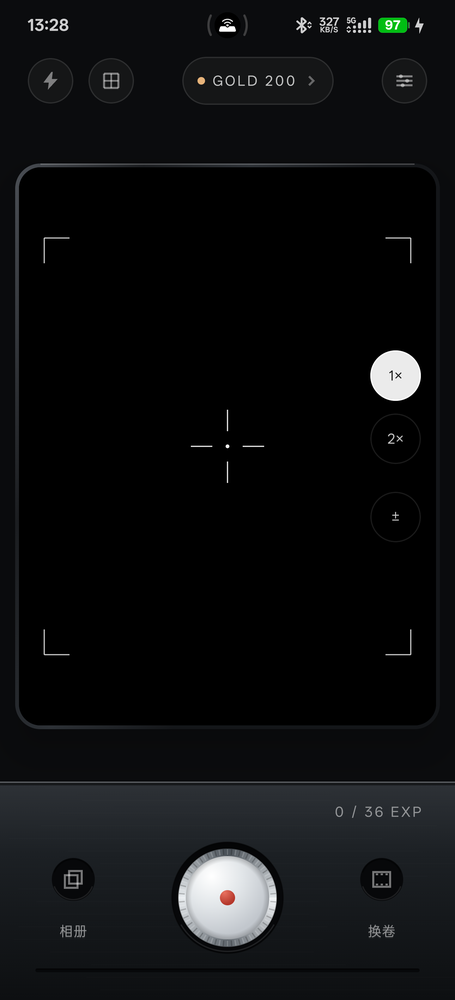
#> input picture docs/screenshots/2026-10-21-restored-dark-ui.png, 455 x 1000 px, shrunk from 1440 x 3168 before the run, found by its file name
$ python measure_real.py
#> lines starting #> are read from the running program, lines starting #| are printed output that depends on the picture; after the words box and inside, x2 and y2 are one past the last pixel; in counts of white or black regions, pixels touching at a corner belong together; long printed decimals are rounded
# -*- coding: utf-8 -*-
"""从主人 2026-10-21 真机截图里量真实布局比例（不是猜）。"""
from PIL import Image
import numpy as np

p = r"D:\Android\pocket ccd\docs\screenshots\2026-10-21-restored-dark-ui.png"
im = Image.open(p).convert("RGB")
W, H = im.size
#> W = 455; H = 1000
a = np.asarray(im).astype(np.int16)
print("size", W, H, "ratio", round(W / H, 4))
#| size 455 1000 ratio 0.455

gray = a.mean(axis=2)

# 每 16 行平均亮度，找结构性亮/暗带
rows = gray.mean(axis=1)
#> rows = 1000 values, max 88.33 at index 782, min 1.2 at index 544, mean 15.02
print("\n-- row brightness (y, y/H, mean) every 1/60 --")
for i in range(0, 61):
    y = min(H - 1, int(H * i / 60))
    print(f"{y:5d} {i/60:5.3f} {rows[y]:7.1f}")
#> this loop made 61 passes
#|     0 0.000    12.3
#|    16 0.017    11.5
#|    33 0.033    12.2
#|    50 0.050    12.3
#|    66 0.067    18.3
#|    83 0.083    29.8
#|   100 0.100    17.6
#|   116 0.117    12.3
#> (further printed lines are left out)

# 白色高亮元素：pill / 快门面 / 文字
bright = (gray > 200)
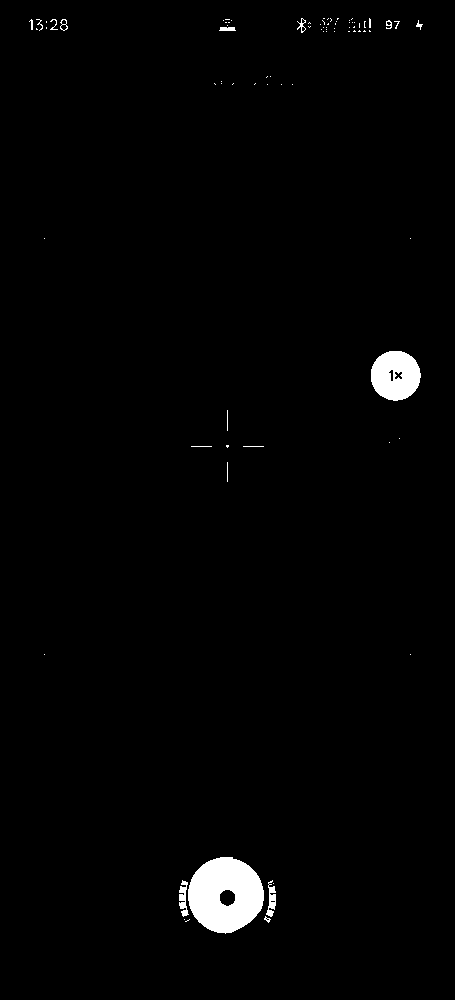
#> bright: shape (1000, 455) bool; 1.6% white; 81 white regions (64 under 20 px), largest, box (x1, y1, x2, y2) and area: (188, 857, 264, 934) 4284, (371, 351, 421, 401) 1906, (179, 880, 189, 917) 207
ys = np.where(bright.any(axis=1))[0]
#> ys = 195 values from 18 to 933
print("\nbright rows range", ys.min(), ys.max())
#| bright rows range 18 933

# pill: 顶部 200 行内的白色连通区域
top = bright[:int(H * 0.12)]
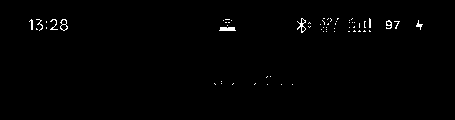
#> top: shape (120, 455) bool; 0.78% white in thin lines or dots, all inside (x1, y1, x2, y2) = (29, 18, 423, 85)
cols = np.where(top.any(axis=0))[0]
#> cols = 115 values from 29 to 422
if len(cols):
    print("top bright cols", cols.min(), cols.max())
#| top bright cols 29 422
    ytop = np.where(top.any(axis=1))[0]
#> ytop = 20 values from 18 to 84
    print("top bright rows", ytop.min(), ytop.max())
#| top bright rows 18 84

# 快门面：底部 45% 内的大块亮区
bottom = bright[int(H * 0.55):]
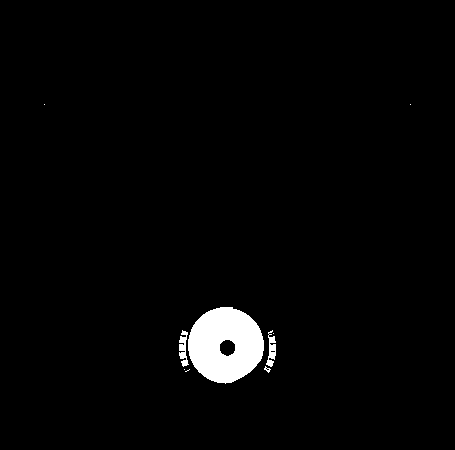
#> bottom: shape (450, 455) bool; 2.3% white; 9 white regions (5 under 20 px), largest, box (x1, y1, x2, y2) and area: (188, 307, 264, 384) 4284, (179, 330, 189, 367) 207, (266, 330, 276, 367) 195, (264, 366, 271, 373) 21
ys2, xs2 = np.where(bottom)
#> ys2 = 4716 values from 104 to 383; xs2 = 4716 values, max 410 at index 1, min 44 at index 0, mean 225.2
if len(ys2):
    print("bottom-bright bbox x", xs2.min(), xs2.max(), "y", ys2.min() + int(H * 0.55), ys2.max() + int(H * 0.55))
#| bottom-bright bbox x 44 410 y 654 933

# 红色快门点
red = (a[:, :, 0] > 120) & (a[:, :, 1] < 110) & (a[:, :, 2] < 100) & (a[:, :, 0] - a[:, :, 1] > 60)
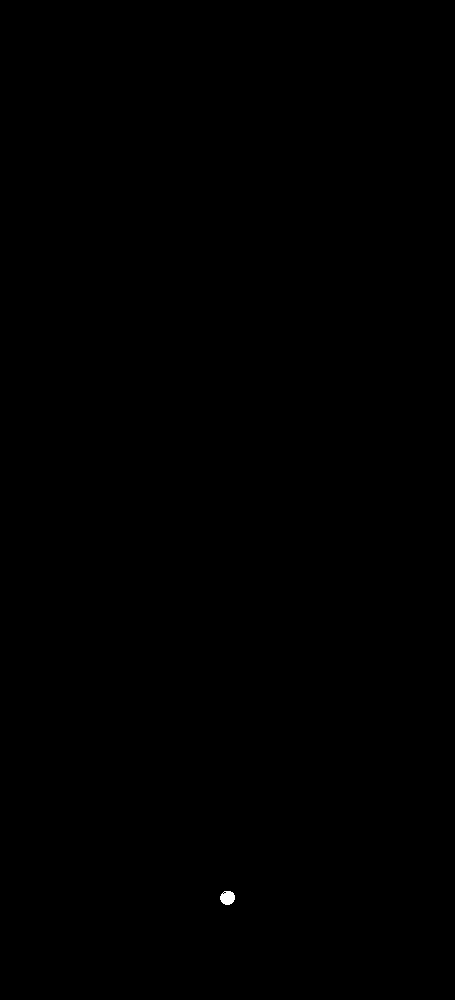
#> red: shape (1000, 455) bool; 0.04% white; 1 white region, box (x1, y1, x2, y2) and area: (220, 891, 235, 905) 164
ys3, xs3 = np.where(red)
#> ys3 = 164 values from 891 to 904; xs3 = 164 values, max 234 at index 52, min 220 at index 53, mean 227.2
if len(ys3):
    print("red dot bbox x", xs3.min(), xs3.max(), "y", ys3.min(), ys3.max(), "center", (xs3.mean() / W, ys3.mean() / H))
#| red dot bbox x 220 234 y 891 904 center (0.4993, 0.8974)

# 金色元素
gold = (a[:, :, 0] > 150) & (a[:, :, 1] > 110) & (a[:, :, 2] > 60) & (a[:, :, 0] - a[:, :, 2] > 40)
#> gold: shape (1000, 455) bool; 0.01% white; 9 white regions (8 under 20 px), largest, box (x1, y1, x2, y2) and area: (198, 77, 205, 84) 42
ysg, xsg = np.where(gold)
#> ysg = 61 values from 77 to 903; xsg = 61 values, max 234 at index 53, min 198 at index 3, mean 208.7
if len(ysg):
    print("gold pixels", len(ysg), "y range", ysg.min(), ysg.max())
#| gold pixels 61 y range 77 903

# 面板顶边：从 55% 往下找第一处亮度台阶
base = rows[int(H * 0.5):int(H * 0.6)].mean()
#> base = 1.38
for y in range(int(H * 0.5), int(H * 0.95)):
    if rows[y] > base + 8:
        print("panel-ish step at y", y, "ratio", round(y / H, 4), "row", round(rows[y], 1), "base", round(base, 1))
        break
#> this loop made 155 passes
#| panel-ish step at y 654 ratio 0.654 row 21.7 base 1.4

# 取景窗边界：中段最暗的宽行
mid = gray[int(H * 0.2):int(H * 0.5)]
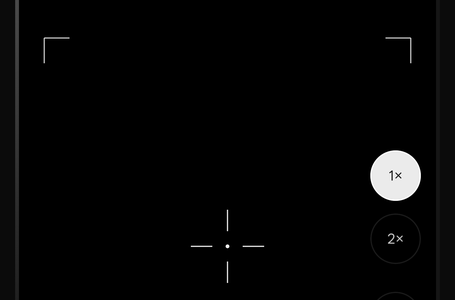
#> mid: shape (300, 455) float64; min 0, max 255, mean 5.3
darkcols = np.where((mid < 12).any(axis=0))[0]
#> darkcols = 447 values from 0 to 454
print("dark window cols", darkcols.min(), darkcols.max(), "-> dp width ratio", round((darkcols.max() - darkcols.min()) / W, 4))
#| dark window cols 0 454 -> dp width ratio 0.9978
darkrows = np.where((gray[:, int(W * 0.45):int(W * 0.55)] < 12).any(axis=1))[0]
#> darkrows = 667 values from 12 to 971
print("dark window rows", darkrows.min(), darkrows.max())
#| dark window rows 12 971

$ run again, with docs/screenshots/2026-10-19-film-ui-v2.png copied over docs/screenshots/2026-10-21-restored-dark-ui.png
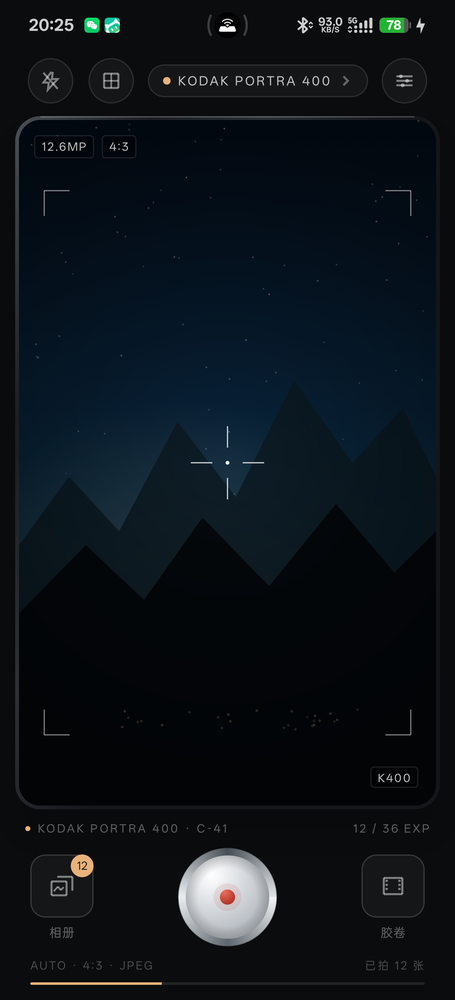
#> input picture docs/screenshots/2026-10-19-film-ui-v2.png, 455 x 1000 px, shrunk from 1440 x 3168 before the run, found by its file name
#| size 455 1000 ratio 0.455
#> rows = 1000 values, max 81.05 at index 983, min 4.77 at index 765, mean 18.97
#> the loop `for i in range(0, 61):` made 61 passes
#|     0 0.000    12.3
#|    16 0.017    11.3
#|    33 0.033    11.9
#|    50 0.050    12.3
#|    66 0.067    18.9
#> (further printed lines are left out)
#> `bright = (gray > 200)`:
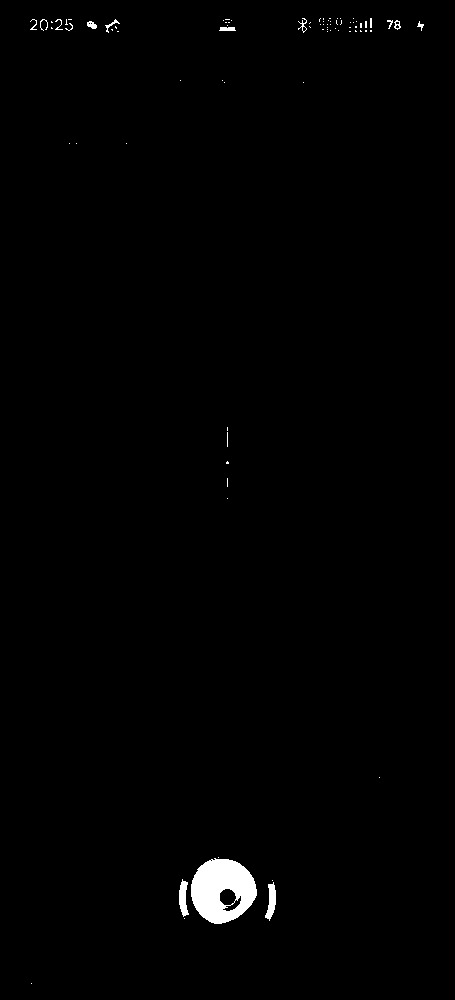
#> bright: shape (1000, 455) bool; 0.9% white; 81 white regions (67 under 20 px), largest, box (x1, y1, x2, y2) and area: (191, 858, 257, 924) 3008, (265, 882, 276, 921) 242, (179, 879, 189, 917) 239
#> ys = 119 values from 18 to 983
#| bright rows range 18 983
#> top: shape (120, 455) bool; 1% white in thin lines or dots, all inside (x1, y1, x2, y2) = (30, 18, 424, 83)
#> cols = 132 values from 30 to 423
#| top bright cols 30 423
#> ytop = 17 values from 18 to 82
#| top bright rows 18 82
#> bottom: shape (450, 455) bool; 1.7% white; 8 white regions (5 under 20 px), largest, box (x1, y1, x2, y2) and area: (191, 308, 257, 374) 3008, (265, 332, 276, 371) 242, (179, 329, 189, 367) 239
#> ys2 = 3494 values from 227 to 433; xs2 = 3494 values, max 379 at index 0, min 31 at index 3493, mean 222.4
#| bottom-bright bbox x 31 379 y 777 983
#> red: shape (1000, 455) bool; 0.04% white; 1 white region, box (x1, y1, x2, y2) and area: (220, 890, 235, 905) 169
#> ys3 = 169 values from 890 to 904; xs3 = 169 values, max 234 at index 65, min 220 at index 51, mean 227.1
#| red dot bbox x 220 234 y 890 904 center (0.4991, 0.8967)
#> gold: shape (1000, 455) bool; 0.18% white; 16 white regions (13 under 20 px), largest, box (x1, y1, x2, y2) and area: (30, 982, 162, 985) 393, (71, 855, 93, 877) 364, (163, 77, 170, 84) 41
#> ysg = 839 values from 77 to 984; xsg = 839 values, max 234 at index 435, min 25 at index 47, mean 95.09
#| gold pixels 839 y range 77 984
#> base = 15.73
#> the loop `for y in range(int(H * 0.5), int(H * 0.95)):` made 1 pass
#| panel-ish step at y 500 ratio 0.5 row 24.3 base 15.7
#> `mid = gray[int(H * 0.2):int(H * 0.5)]`:
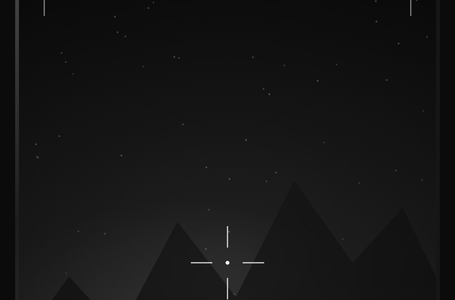
#> mid: shape (300, 455) float64; min 4.33, max 255, mean 21.2
#> darkcols = 198 values from 0 to 454
#| dark window cols 0 454 -> dp width ratio 0.9978
#> darkrows = 450 values from 12 to 981
#| dark window rows 12 981
